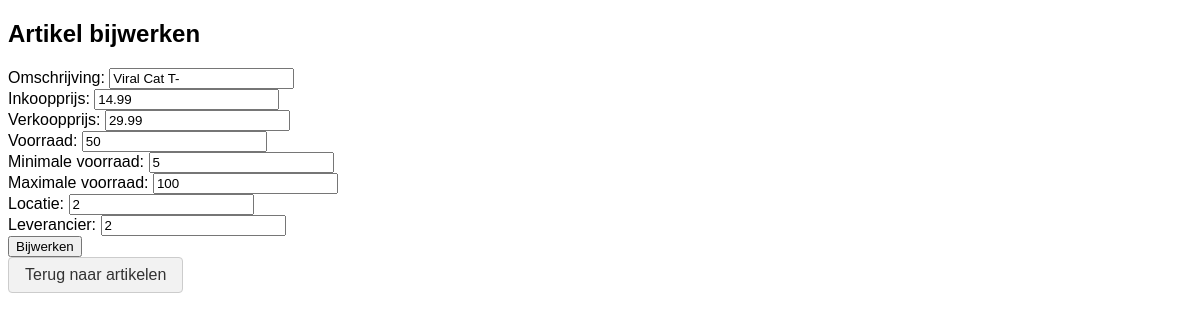
Page /artikel_update.php?artikelId=17 on the committed database.
### tables this page shows
CREATE TABLE `artikelen` (
  `artId` int(11) NOT NULL,
  `artOmschrijving` varchar(12) NOT NULL,
  `artInkoop` decimal(5,2) DEFAULT NULL,
  `artVerkoop` decimal(5,2) DEFAULT NULL,
  `artVoorraad` int(11) NOT NULL,
  `artMinVoorraad` int(11) NOT NULL,
  `artMaxVoorraad` int(11) NOT NULL,
  `artLocatie` int(11) DEFAULT NULL,
  `levId` int(11) NOT NULL
);

### classes/database.php (called while the page is built, shortened)
<?php
class Database
{
    private $host = 'localhost';
    private $username = 'root';
    private $password = '';
    private $dbname = 'bas';
    private $conn;
    public function __construct()
    {
        $dsn = "mysql:host={$this->host};dbname={$this->dbname};charset=utf8mb4";
        try {
            $this->conn = new PDO($dsn, $this->username, $this->password);
            $this->conn->setAttribute(PDO::ATTR_ERRMODE, PDO::ERRMODE_EXCEPTION);
        } catch (PDOException $e) {
            die("Connection failed: " . $e->getMessage());
        }
    }
    public function execute($query, $params = array())
    {
        try {
            $stmt = $this->conn->prepare($query);
            $stmt->execute($params);
            return $stmt;
        } catch (PDOException $e) {
            die("Query execution failed: " . $e->getMessage());
        }
    }
    public function fetch($query, $params = array())
    {
        try {
            $stmt = $this->execute($query, $params);
            return $stmt->fetch(PDO::FETCH_ASSOC);
        } catch (PDOException $e) {
            die("Query execution failed: " . $e->getMessage());
        }
    }
}
?>

### classes/artikel.php (called while the page is built, shortened)
<?php
class Artikel
{
    private $db;
    public function __construct()
    {
        require_once 'classes/database.php';
        $this->db = new Database();
    }
    public function getArtikel($artikelId)
    {
        $query = "SELECT * FROM artikelen WHERE artId = ?";
        $values = array($artikelId);
        return $this->db->fetch($query, $values);
    }
}
?>

### artikel_update.php (the view, shortened to what this page needs)
<?php
require_once 'classes/artikel.php';
$artikel = new Artikel();
if (isset($_GET['artikelId'])) {
    $artikelId = $_GET['artikelId'];
    $artikelData = $artikel->getArtikel($artikelId);
} else {
    header("Location: artikelen.php");
    exit();
}
?>
<!DOCTYPE html>
<html>
<head>
    <link rel="stylesheet" type="text/css" href="stylesheets/index.css">
</head>
<body>
    <h2>Artikel bijwerken</h2>
    <form method="POST" action="">
        <label for="artOmschrijving">Omschrijving:</label>
        <input type="text" name="artOmschrijving" value="<?php echo $artikelData['artOmschrijving']; ?>" required><br>
        <label for="artInkoop">Inkoopprijs:</label>
        <input type="text" name="artInkoop" value="<?php echo $artikelData['artInkoop']; ?>" required><br>
        <label for="artVerkoop">Verkoopprijs:</label>
        <input type="text" name="artVerkoop" value="<?php echo $artikelData['artVerkoop']; ?>" required><br>
        <label for="artVoorraad">Voorraad:</label>
        <input type="text" name="artVoorraad" value="<?php echo $artikelData['artVoorraad']; ?>" required><br>
        <label for="artMinVoorraad">Minimale voorraad:</label>
        <input type="text" name="artMinVoorraad" value="<?php echo $artikelData['artMinVoorraad']; ?>" required><br>
        <label for="artMaxVoorraad">Maximale voorraad:</label>
        <input type="text" name="artMaxVoorraad" value="<?php echo $artikelData['artMaxVoorraad']; ?>" required><br>
        <label for="artLocatie">Locatie:</label>
        <input type="text" name="artLocatie" value="<?php echo $artikelData['artLocatie']; ?>" required><br>
        <label for="levId">Leverancier:</label>
        <input type="text" name="levId" value="<?php echo $artikelData['levId']; ?>" required><br>
        <input type="submit" value="Bijwerken">
    </form>
    <a href="artikelen.php" class="back-btn">Terug naar artikelen</a>
</body>
</html>

### stylesheets/index.css (style rules this page uses)
body { font-family: Arial, sans-serif; }
.back-btn { display: inline-block; padding: 8px 16px; background-color: #f2f2f2; color: #333; text-decoration: none; border-radius: 4px; transition: background-color 0.3s ease; }
a { text-decoration: none; color: #333; padding: 5px; display: block; border: 1px solid #ccc; border-radius: 5px; background-color: #f2f2f2; margin-bottom: 5px; transition: background-color 0.3s ease; }

### rows in the picture
artikelen: artOmschrijving "Viral Cat T-", artInkoop "14.99", artVerkoop "29.99", artVoorraad "50", artMinVoorraad "5", artMaxVoorraad "100", artLocatie "2", levId "2"
